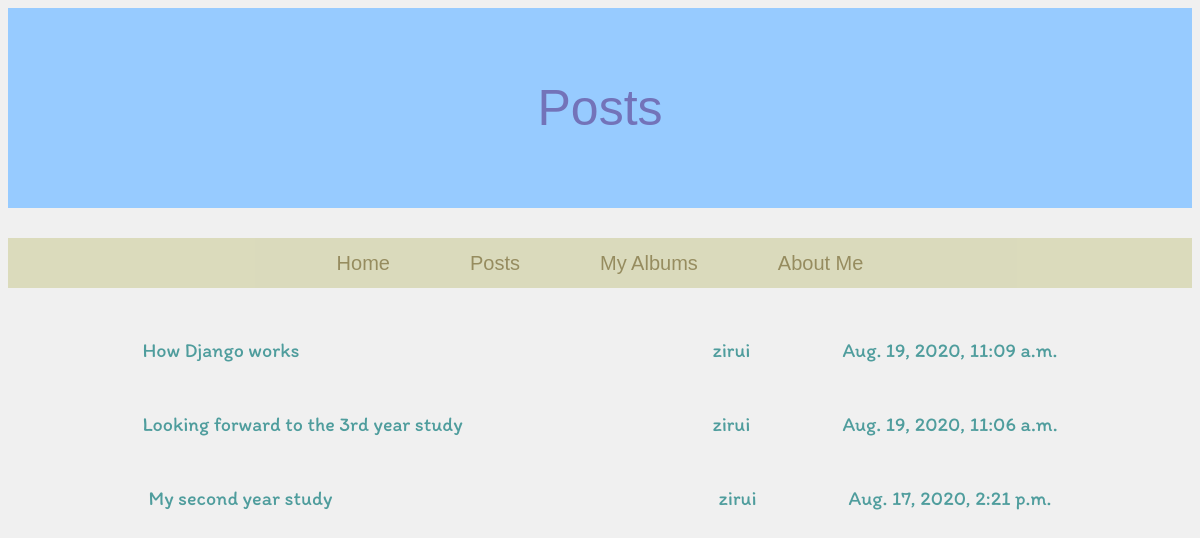
Before: /posts with the older database file.
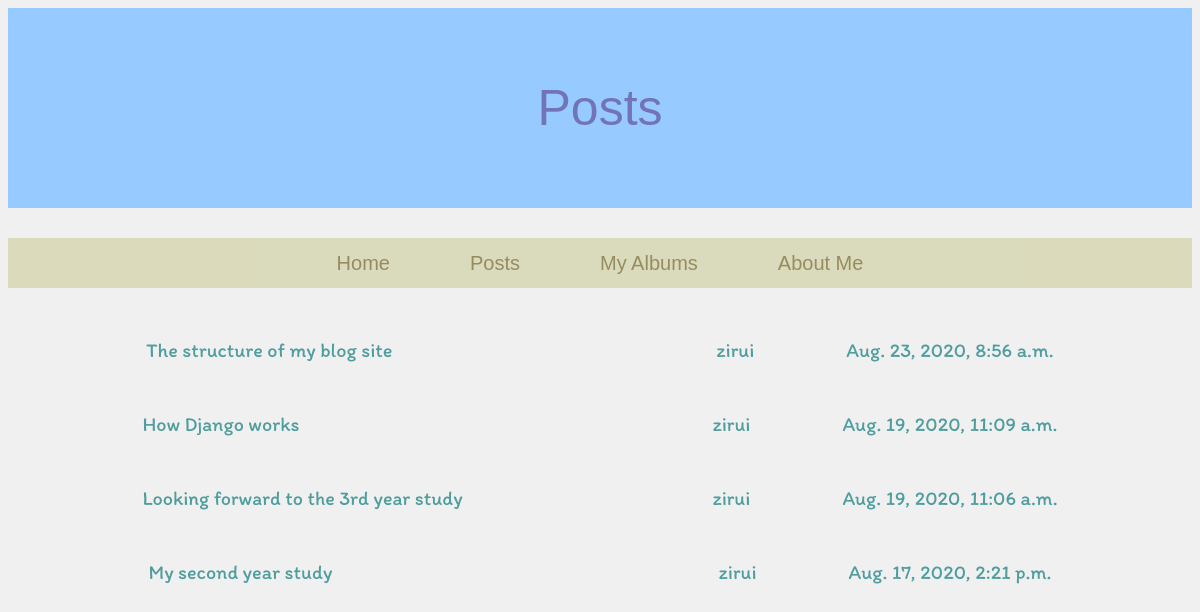
After: the same page with the newer database file.
### blog/models.py (models this page shows, shortened)
class Post(models.Model):
    author = models.ForeignKey(settings.AUTH_USER_MODEL, on_delete=models.CASCADE)
    title = models.CharField(max_length=200)
    text = models.TextField()
    created_date = models.DateTimeField(default=timezone.now)
    published_date = models.DateTimeField(blank=True, null=True)
    total_views = models.PositiveIntegerField(default=0);

### blog/views.py (the view)
# urls.py: path('posts', views.posts, name='posts'),
def posts(request):
    posts = Post.objects.filter(published_date__lte=timezone.now()).order_by('-published_date')
    return render(request, 'blog/posts.html', {'posts':posts})

### blog/templates/blog/posts.html
{% extends 'blog/myBase.html' %}
{% block title %}
	<div class="title">Posts</div>
{% endblock %}
{% block content %}
	{% for post in posts %}
	<div class="post">
		<div class="postTitle"><a href="{% url 'post_detail' pk=post.pk %}">{{post.title}}</a></div>
		<div class="author">{{post.author}}</div>
		<div class="date">{{post.published_date}}</div>
	</div>
	{% endfor %}
{% endblock %}

Changed rows visible on the page:
added Post: title "The structure of my blog site", author "zirui", published_date "Aug. 23, 2020, 8:56 a.m."
